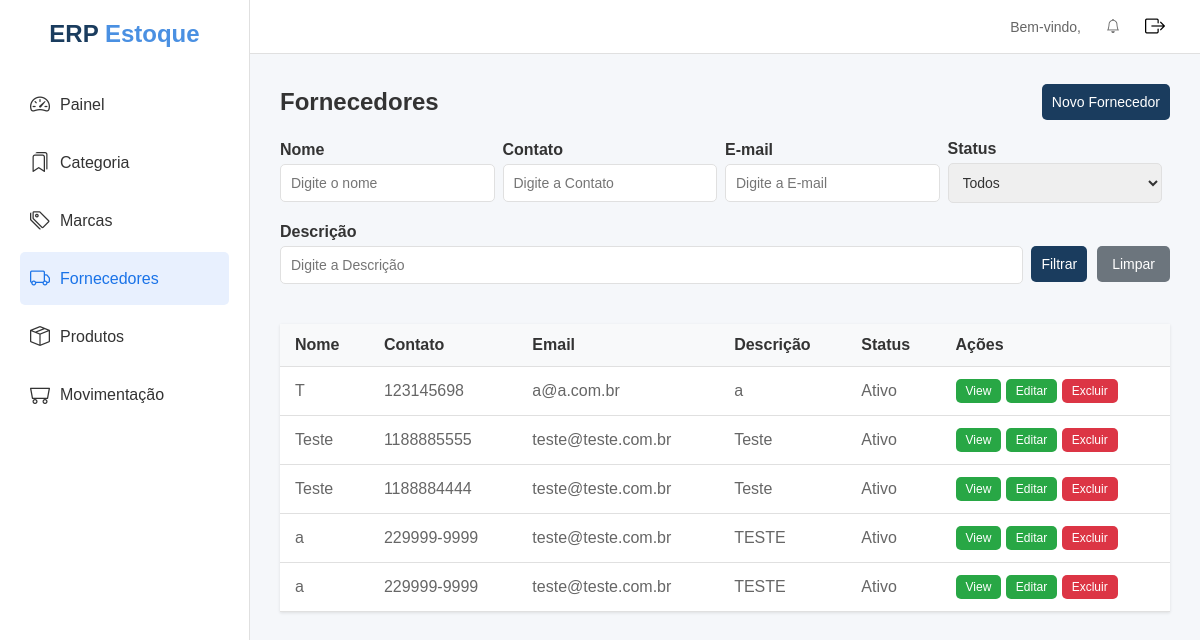
Screenshot of /Fornecedor/ with the database file from the repository.
### apps/fornecedor/models.py (models this page shows, shortened)
class Fornecedor(models.Model):
    nome = models.CharField(max_length=500)
    contato = models.CharField(max_length=20, blank=True, null=True)
    email = models.EmailField(blank=True, null=True)
    descricao = models.TextField(null=True, blank=True)
    status = models.BooleanField(default=True)
    created_at = models.DateTimeField(auto_now_add=True)
    updated_at = models.DateTimeField(auto_now=True)
    class Meta:
        ordering = ['nome']

### apps/fornecedor/views.py (the view)
# urls.py: path('Fornecedor/', FornecedorListView.as_view(), name='fornecedores_list'),
class FornecedorListView(ListView):
    model = Fornecedor
    template_name = 'fornecedor/fornecedores_list.html'
    context_object_name = 'fornecedores'
    def get_queryset(self):
        queryset = super().get_queryset()
        nome = self.request.GET.get('nome')
        status = self.request.GET.get('status')
        contato = self.request.GET.get('contato')
        email = self.request.GET.get('email')
        descricao = self.request.GET.get('descricao')
        if nome:
            queryset = queryset.filter(nome__icontains=nome)
        if descricao:
            queryset = queryset.filter(nome__icontains=descricao)
        if contato:
            queryset = queryset.filter(contato__icontains=contato)
        if email:
            queryset = queryset.filter(email__icontains=email)
        if status == 'true':
            queryset = queryset.filter(status=True)
        if status == 'false':
            queryset = queryset.filter(status=False)
        return queryset

### apps/notificacao/context_processors.py (called while the page is built)
def notificacoes(request):
    return {
        'notificacoes': Notificacao.objects.filter(lida=False)
    }

### apps/templates/fornecedor/fornecedores_list.html (shortened to what this page needs)
{% extends 'layouts/base.html' %}
{% block conteudo %}
<div class="content">
    <div class="page-header">
        <h1>Fornecedores</h1>
        <a href="{% url 'fornecedores:fornecedores_form' %}" class="btn btn-primary">Novo Fornecedor</a>
    </div>
    <form method="get" class="filter-form">
        <div class="form-group">
            <label for="nome">Nome</label>
            <input type="text" name="nome" id="nome" value="{{ request.GET.nome }}" class="form-control" placeholder="Digite o nome">
        </div>
        <div class="form-group">
            <label for="contato">Contato</label>
            <input type="text" name="contato" id="contato" value="{{ request.GET.contato }}" class="form-control" placeholder="Digite a Contato">
        </div>
        <div class="form-group">
            <label for="email">E-mail</label>
            <input type="text" name="email" id="email" value="{{ request.GET.email }}" class="form-control" placeholder="Digite a E-mail">
        </div>
        <div class="form-group">
            <label for="status">Status</label>
            <select name="status" id="status" class="form-control">
                <option value="">Todos</option>
            </select>
        </div>
        <div class="form-group">
            <label for="descricao">Descrição</label>
            <input type="text" name="descricao" id="descricao" value="{{ request.GET.descricao }}" class="form-control" placeholder="Digite a Descrição">
        </div>
        <div class="filter-buttons">
            <button type="submit" class="btn btn-primary">Filtrar</button>
            <a href="{% url 'fornecedores:fornecedores_list' %}" class="btn btn-secondary">Limpar</a>
        </div>
    </form>
    <table class="table">
        <thead>
            <tr>
                <th>Nome</th>
                <th>Contato</th>
                <th>Email</th>
                <th>Descrição</th>
                <th>Status</th>
                <th>Ações</th>
            </tr>
        </thead>
        <tbody>
            {% if fornecedores %}
            {% for fornecedor in fornecedores %}
            <tr>
                <td>{{ fornecedor.nome }}</td>
                <td>{{ fornecedor.contato|default:"-" }}</td>
                <td>{{ fornecedor.email|default:"-" }}</td>
                <td>{{ fornecedor.descricao|default:"-" }}</td>
                <td>{{ fornecedor.status|yesno:"Ativo,Inativo" }}</td>
                <td>
                    <a href="{% url 'fornecedores:fornecedor_detail' fornecedor.id %}" class="btn btn-sm btn-edit">View</a>
                    <a href="{% url 'fornecedores:fornecedores_form' fornecedor.id %}" class="btn btn-sm btn-edit">Editar</a>
                    <button class="btn btn-sm btn-delete" data-id="{{ fornecedor.id }}">Excluir</button>
                </td>
            </tr>
            {% endfor %}
            {% else %}
            <tr>
                <td colspan="5">Nenhum fornecedor cadastrado.</td>
            </tr>
            {% endif %}
        </tbody>
    </table>
</div>
{% endblock %}

### apps/static/assets/css/style.css (style rules this page uses)
* { margin: 0; padding: 0; box-sizing: border-box; font-family: Arial, sans-serif; }
body { background-color: #f5f7fa; }
.content { padding: 30px; }
.content h1 { font-size: 24px; color: #333; }
.page-header { display: flex; justify-content: space-between; align-items: center; margin-bottom: 20px; }
.table { width: 100%; border-collapse: collapse; background-color: #fff; box-shadow: 0 1px 3px rgba(0, 0, 0, 0.1); }
.table th, .table td { padding: 12px 15px; text-align: left; border-bottom: 1px solid #e0e0e0; }
.table th { background-color: #f8f9fa; font-weight: 600; color: #333; }
.table td { color: #666; }
.form-group { margin-bottom: 20px; }
.form-group label { display: block; margin-bottom: 5px; font-weight: 600; color: #333; }
.form-control { width: 100%; padding: 10px; border: 1px solid #e0e0e0; border-radius: 5px; font-size: 14px; color: #333; }
.btn { padding: 10px 15px; border: none; border-radius: 5px; font-size: 14px; cursor: pointer; text-decoration: none; display: inline-block; }
.btn-primary { background-color: #1a73e8; color: #fff; }
.btn-secondary { background-color: #6c757d; color: #fff; }
.btn-edit { background-color: #28a745; color: #fff; }
.btn-delete { background-color: #dc3545; color: #fff; }
.btn-sm { padding: 5px 10px; font-size: 12px; }
.filter-form { display: flex; flex-wrap: wrap; justify-content: space-between; align-items: center; margin-bottom: 20px; }
.filter-form .form-group { flex: 1; min-width: 200px; margin-right: 8px; }
.filter-buttons { display: flex; gap: 10px; margin-left: auto; }
.btn-primary { background-color: #1a3c5e; border: none; border-radius: 5px; padding: 10px; font-weight: 500; }

### rows the page displays
Fornecedor: nome "T", contato "123145698", email "a@a.com.br", descricao "a", status "Ativo"
Fornecedor: nome "Teste", contato "1188885555", email "teste@teste.com.br", descricao "Teste", status "Ativo"
Fornecedor: nome "Teste", contato "1188884444", email "teste@teste.com.br", descricao "Teste", status "Ativo"
Fornecedor: nome "a", contato "229999-9999", email "teste@teste.com.br", descricao "TESTE", status "Ativo"
Fornecedor: nome "a", contato "229999-9999", email "teste@teste.com.br", descricao "TESTE", status "Ativo"
